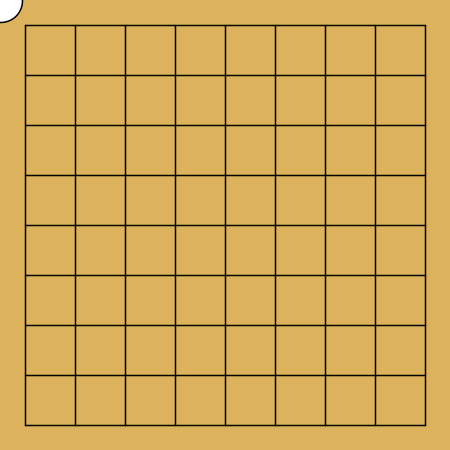
Frame 1 (no input)
Frame 60 (the mouse pressed at the canvas centre just before this capture): identical to frame 1, image omitted
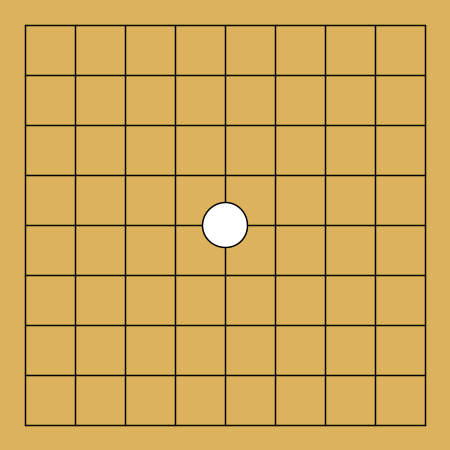
Frame 120 (the mouse held since frame 60 and released just before this capture)

The Processing sketch that drew these frames (run headless with seeded random() and noise(); from frame 60 on, the mouse is pressed at the canvas centre):

// Processing sketch: week03_6_void_setup_void_draw_ellipse_mouseX_mouseY
// ── week03_6_void_setup_void_draw_ellipse_mouseX_mouseY.pde
void setup(){
  size(450,450);
}
void draw(){
  background(220,179,92);
  strokeWeight(1.5);
  for(int i=0;i<9;i++){
    line(25,25+i*50,425,25+i*50);
    line(25+i*50,25,25+i*50,425);
  }
  ellipse(mouseX,mouseY,45,45);
}
